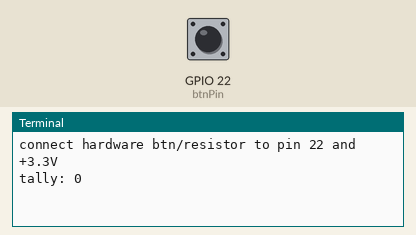
This program was run on a simulated Raspberry Pi (BCM pin numbers). Shown: the last lines printed to the terminal. The test bench sets the inputs (shaded band); at power-on: GPIO 22 (btnPin) LOW.

Above: at 1.2 s.
1.3 s: GPIO 22 (btnPin) pulled HIGH for 0.15 s
At 1.9 s:
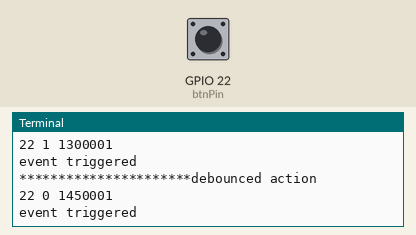
2.9 s: GPIO 22 (btnPin) pulled HIGH for 1 s
At 4.6 s:
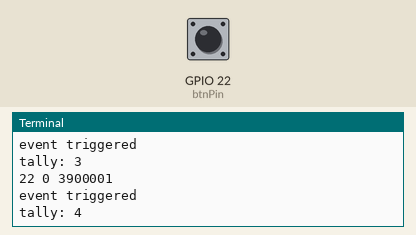
5.4 s: GPIO 22 (btnPin) pulled HIGH for 0.15 s
At 5.53 s:
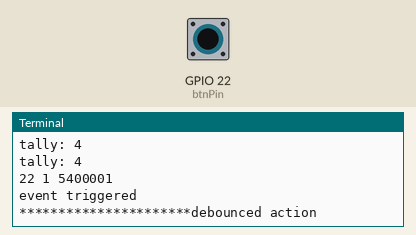
Timing chart, 0 to 8.4 s (numbered marks = the images above; inputs shaded):
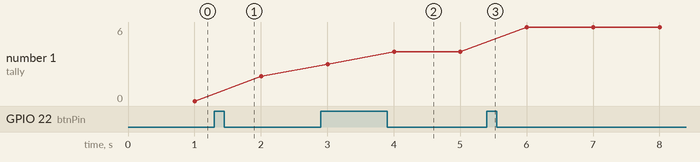

Measured:
- after the input at 1.3 s, the terminal: prints a new line at once (image 1)
- after the input at 2.9 s, the terminal: prints a new line at once (image 2)
- after the input at 5.4 s, the terminal: prints a new line at once (image 3)
- plotted number 1: 0 → 2 after the input at 1.3 s, 2 → 4 after the input at 2.9 s, 4 → 6 after the input at 5.4 s

The program:

eventButton.py
```python
# https://abyz.me.uk/rpi/pigpio/python.html#set_mode
# http://abyz.me.uk/rpi/pigpio/python.html#callback
import time
import pigpio
pi = pigpio.pi()
if not pi.connected:
    print('no pigpio')
    exit(0)

def cbf(gpio, level, tick):
    global debounce, debounceLim
    print(gpio, level, tick)
    print('event triggered')
    if (debounce == 0):
        print('**********************debounced action')
        debounce = debounceLim

btnPin = 22
print('connect hardware btn/resistor to pin ' + str(btnPin) + ' and +3.3V')
pi.set_mode(btnPin, pigpio.INPUT)
pi.set_pull_up_down(btnPin, pigpio.PUD_DOWN)

cb1 = pi.callback(btnPin, pigpio.EITHER_EDGE, cbf)

debounce, debounceLim = 0, 3 # 3 units of sleepTime
sleepTime = 1
while True:
    try:
        time.sleep(sleepTime)
        if (debounce > 0):
            debounce -= 1
        # print(pi.read(btnPin)) # not use together with pi.callback() !
        print('tally: ' + str(cb1.tally())) # tally always 0?
    except KeyboardInterrupt:
        break

pi.stop()
```
